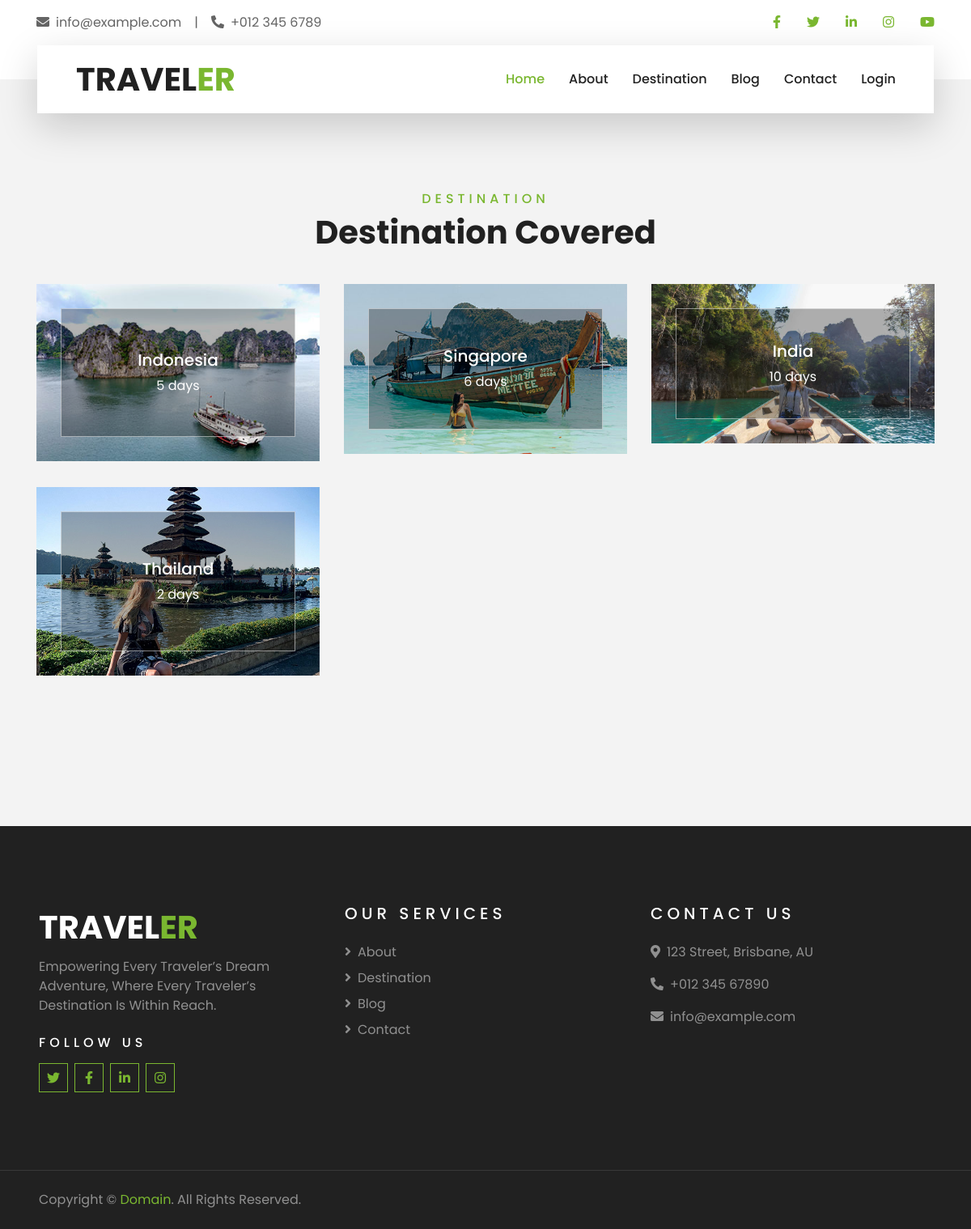
Screenshot of /trip.php with the database file from the repository.
### tables this page shows
CREATE TABLE `trip` (
  `ID` int(11) NOT NULL,
  `destination` varchar(200) NOT NULL,
  `image` text NOT NULL,
  `price_adult` double NOT NULL,
  `price_child` double NOT NULL,
  `duration` varchar(25) NOT NULL,
  `description` text NOT NULL
);

### trip.php (the view, shortened to what this page needs)
<?php include "header.php" ?>
<?php
    $sql = "select ID,destination,image,duration from trip";
    $result=mysqli_query($conn, $sql);
?>
    <div class="container-fluid py-5">
        <div class="container pt-5 pb-3">
            <div class="text-center mb-3 pb-3">
                <h6 class="text-primary text-uppercase" style="letter-spacing: 5px;">Destination</h6>
                <h1>Destination Covered</h1>
            </div>
            <div class="row">
                <?php
                if (mysqli_num_rows($result) > 0) {
                    while($row = mysqli_fetch_assoc($result)){
                ?>
                <div class="col-lg-4 col-md-6 mb-4">
                    <div class="destination-item position-relative overflow-hidden mb-2">
                        <img class="img-fluid" src="<?php echo $row["image"]; ?>" alt="">
                        <a class="destination-overlay text-white text-decoration-none" href="tripdetail.php?id=<?php echo $row["ID"]; ?>">
                            <h5 class="text-white"><?php echo $row["destination"]; ?></h5>
                            <span><?php echo $row["duration"]; ?></span>
                        </a>
                    </div>
                </div>
                <?php
                    }
                }
                ?>
            </div>
        </div>
    </div>
<?php include "footer.php" ?>

### header.php (shortened to what this page needs)
<!DOCTYPE html>
<html lang="en">
<head>
    <link href="https://cdnjs.cloudflare.com/ajax/libs/font-awesome/5.10.0/css/all.min.css" rel="stylesheet">
    <link href="lib/owlcarousel/assets/owl.carousel.min.css" rel="stylesheet">
    <link href="lib/tempusdominus/css/tempusdominus-bootstrap-4.min.css" rel="stylesheet" />
    <link href="css/style.css" rel="stylesheet">
</head>
<body>
    <div class="container-fluid bg-light pt-3 d-none d-lg-block">
        <div class="container">
            <div class="row">
                <div class="col-lg-6 text-center text-lg-left mb-2 mb-lg-0">
                    <div class="d-inline-flex align-items-center">
                        <p><i class="fa fa-envelope mr-2"></i>info@example.com</p>
                        <p class="text-body px-3">|</p>
                        <p><i class="fa fa-phone-alt mr-2"></i>+012 345 6789</p>
                    </div>
                </div>
                <div class="col-lg-6 text-center text-lg-right">
                    <div class="d-inline-flex align-items-center">
                        <a class="text-primary px-3" href="">
                            <i class="fab fa-facebook-f"></i>
                        </a>
                        <a class="text-primary px-3" href="">
                            <i class="fab fa-twitter"></i>
                        </a>
                        <a class="text-primary px-3" href="">
                            <i class="fab fa-linkedin-in"></i>
                        </a>
                        <a class="text-primary px-3" href="">
                            <i class="fab fa-instagram"></i>
                        </a>
                        <a class="text-primary pl-3" href="">
                            <i class="fab fa-youtube"></i>
                        </a>
                    </div>
                </div>
            </div>
        </div>
    </div>
    <div class="container-fluid position-relative nav-bar p-0">
        <div class="container-lg position-relative p-0 px-lg-3" style="z-index: 9;">
            <nav class="navbar navbar-expand-lg bg-light navbar-light shadow-lg py-3 py-lg-0 pl-3 pl-lg-5">
                <a href="index.php" class="navbar-brand">
                    <h1 class="m-0 text-primary"><span class="text-dark">TRAVEL</span>ER</h1>
                </a>
                <div class="collapse navbar-collapse justify-content-between px-3" id="navbarCollapse">
                    <div class="navbar-nav ml-auto py-0">
                        <a href="index.php" class="nav-item nav-link active">Home</a>
                        <a href="about.php" class="nav-item nav-link">About</a>
                        <a href="trip.php" class="nav-item nav-link">Destination</a>
                        <a href="post.php" class="nav-item nav-link">Blog</a>
                        <a href="contact.php" class="nav-item nav-link">Contact</a>
                        <?php
                        if(isset($_SESSION['user'])) {
                            ?>
                            <a href="BookedTrip.php" class="nav-item nav-link">Booked Trip</a>
                            <a href="Memory.php" class="nav-item nav-link">Memory</a>
                            <a href="logout.php" class="nav-item nav-link">Logout</a>
                            <?php
                        } else {
                        ?>
                            <a href="login.php" class="nav-item nav-link">Login</a>
                        <?php
                        }
                        ?>
                    </div>
                </div>
            </nav>
        </div>
    </div>

### footer.php (shortened to what this page needs)
    <div class="container-fluid bg-dark text-white-50 py-5 px-sm-3 px-lg-5" style="margin-top: 90px;">
        <div class="row pt-5">
            <div class="col-lg-4 col-md-6 mb-5">
                <a href="" class="navbar-brand">
                    <h1 class="text-primary"><span class="text-white">TRAVEL</span>ER</h1>
                </a>
                <p>Empowering Every Traveler’s Dream Adventure, Where Every Traveler’s Destination Is Within Reach.</p>
                <h6 class="text-white text-uppercase mt-4 mb-3" style="letter-spacing: 5px;">Follow Us</h6>
                <div class="d-flex justify-content-start">
                    <a class="btn btn-outline-primary btn-square mr-2" href="#"><i class="fab fa-twitter"></i></a>
                    <a class="btn btn-outline-primary btn-square mr-2" href="#"><i class="fab fa-facebook-f"></i></a>
                    <a class="btn btn-outline-primary btn-square mr-2" href="#"><i class="fab fa-linkedin-in"></i></a>
                    <a class="btn btn-outline-primary btn-square" href="#"><i class="fab fa-instagram"></i></a>
                </div>
            </div>
            <div class="col-lg-4 col-md-6 mb-5">
                <h5 class="text-white text-uppercase mb-4" style="letter-spacing: 5px;">Our Services</h5>
                <div class="d-flex flex-column justify-content-start">
                    <a class="text-white-50 mb-2" href="about.php"><i class="fa fa-angle-right mr-2"></i>About</a>
                    <a class="text-white-50 mb-2" href="trip.php"><i class="fa fa-angle-right mr-2"></i>Destination</a>
                    <a class="text-white-50 mb-2" href="post.php"><i class="fa fa-angle-right mr-2"></i>Blog</a>
                    <a class="text-white-50 mb-2" href="contact.php"><i class="fa fa-angle-right mr-2"></i>Contact</a>
                </div>
            </div>
            <div class="col-lg-4 col-md-6 mb-5">
                <h5 class="text-white text-uppercase mb-4" style="letter-spacing: 5px;">Contact Us</h5>
                <p><i class="fa fa-map-marker-alt mr-2"></i>123 Street, Brisbane, AU</p>
                <p><i class="fa fa-phone-alt mr-2"></i>+012 345 67890</p>
                <p><i class="fa fa-envelope mr-2"></i>info@example.com</p>
            </div>
        </div>
    </div>
    <div class="container-fluid bg-dark text-white border-top py-4 px-sm-3 px-md-5" style="border-color: rgba(256, 256, 256, .1) !important;">
        <div class="row">
            <div class="col-lg-6 text-center text-md-left mb-3 mb-md-0">
                <p class="m-0 text-white-50">Copyright &copy; <a href="#">Domain</a>. All Rights Reserved.</a>
                </p>
            </div>
        </div>
    </div>
</body>
</html>

### rows the page displays
trip: image (picture), destination "Indonesia", duration "5 days"
trip: image (picture), destination "Singapore", duration "6 days"
trip: image (picture), destination "India", duration "10 days"
trip: image (picture), destination "Thailand", duration "2 days"
